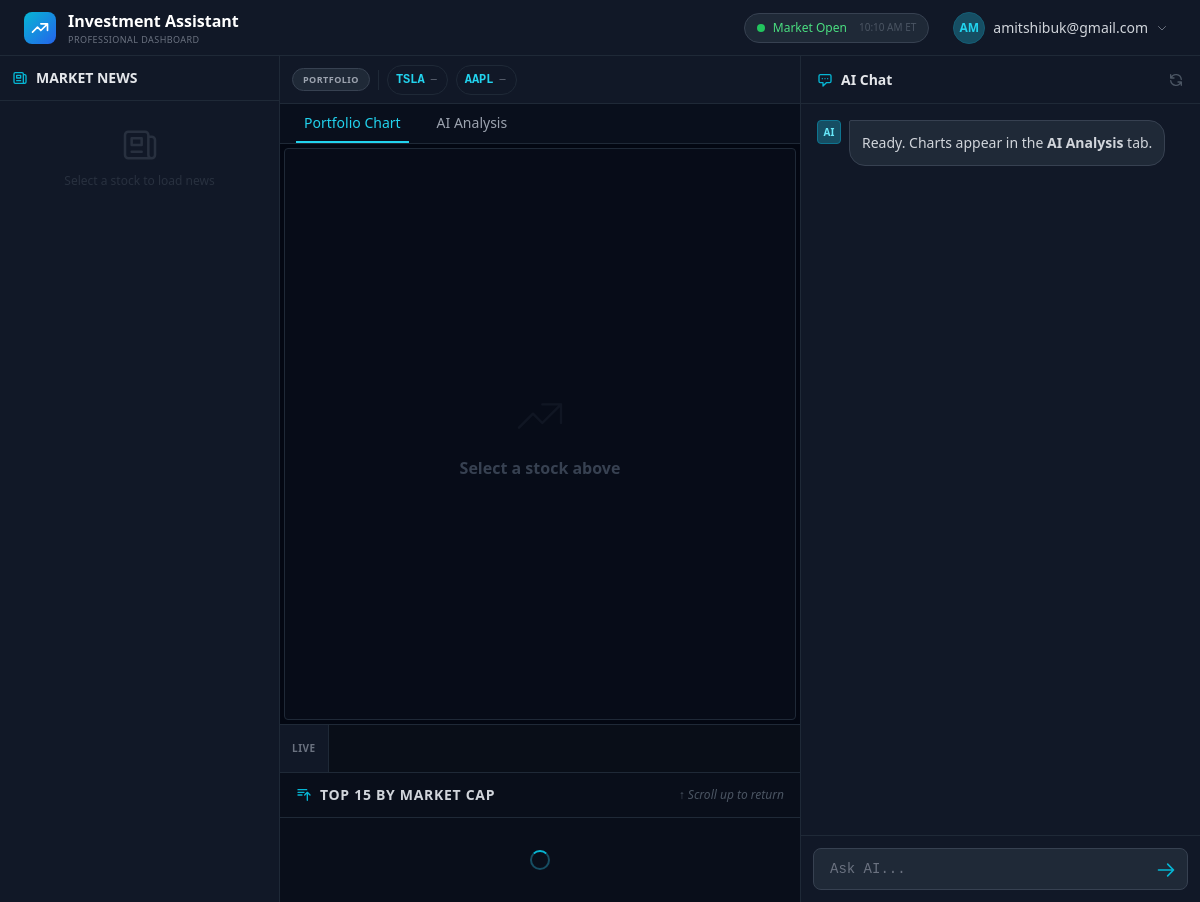
The app's page / (signed in), older data.
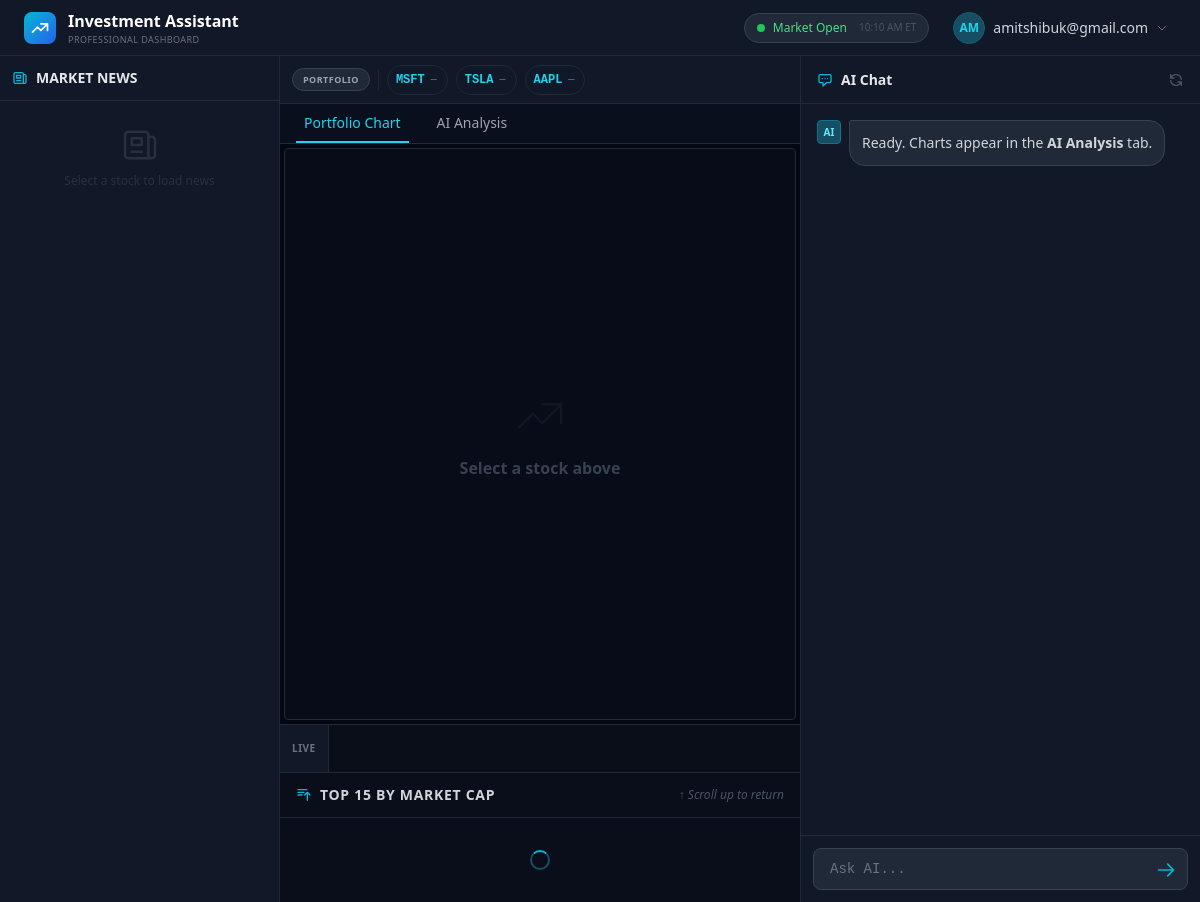
The same page, newer data.
### core/models.py (models this page shows, shortened)
class Portfolio(models.Model):
    user = models.ForeignKey(User, on_delete=models.CASCADE, related_name='portfolio')
    ticker = models.CharField(max_length=10)
    added_at = models.DateTimeField(auto_now_add=True)
    class Meta:
        unique_together = ('user', 'ticker')

### core/views.py (the view)
# urls.py: path('', views.dashboard, name='dashboard'),
@login_required
def dashboard(request):
    user_portfolio = Portfolio.objects.filter(user=request.user).order_by('-added_at')
    portfolio_tickers = list(user_portfolio.values_list('ticker', flat=True))
    u = request.user
    display_name = (f"{u.first_name} {u.last_name}".strip()) or u.username
    return render(request, 'core/dashboard.html', {
        'portfolio': user_portfolio,
        'portfolio_tickers_json': json.dumps(portfolio_tickers),
        'display_name': display_name,
    })

### core/templates/core/dashboard.html (shortened to what the changed rows need)
{% extends 'core/base_dashboard.html' %}
{% load static %}
{% block content %}
<div class="dashboard-grid bg-gray-950 text-white font-sans">
    <header class="area-header bg-gray-900 border-b border-gray-800 flex items-center justify-between px-6">
        <div class="flex items-center gap-3">
            <div>
                <h1 class="text-base font-bold text-white">Investment Assistant</h1>
            </div>
        </div>
    </header>
    <aside class="area-news bg-gray-900 border-r border-gray-800 flex flex-col">
        <div class="p-3 border-b border-gray-800 sticky top-0 bg-gray-900 z-10 flex items-center justify-between">
            <h2 class="font-bold text-gray-200 text-sm flex items-center gap-2">
                <svg class="w-4 h-4 text-cyan-500" fill="none" stroke="currentColor" viewBox="0 0 24 24">
                    <path stroke-linecap="round" stroke-linejoin="round" stroke-width="2"
                        d="M19 20H5a2 2 0 01-2-2V6a2 2 0 012-2h10a2 2 0 012 2v1m2 13a2 2 0 01-2-2V7m2 13a2 2 0 002-2V9a2 2 0 00-2-2h-2m-4-3H9M7 16h6M7 8h6v4H7V8z" />
                </svg>
                MARKET NEWS
            </h2>
        </div>
    </aside>
    <main class="area-main bg-gray-950">
        <div class="h-12 bg-gray-900 border-b border-gray-800 flex items-center px-3 gap-2 flex-shrink-0">
            <div id="portfolio-tickers" class="flex-grow flex items-center gap-2 overflow-x-auto no-scroll">
                {% for item in portfolio %}
                <div class="pt-btn" id="pticker-{{ item.ticker }}" onclick="loadTicker('{{ item.ticker }}', this)">
                    <span class="tk">{{ item.ticker }}</span>
                    <span class="px" id="pticker-price-{{ item.ticker }}">—</span>
                </div>
                {% empty %}
                <div id="empty-msg" class="text-sm text-gray-600 italic">No stocks yet. Use the chat to analyze a stock
                    →</div>
                {% endfor %}
            </div>
        </div>
    </main>
</div>
{% endblock %}

Row changes from the older to the newer data that the page shows:
added Portfolio: ticker "MSFT"
